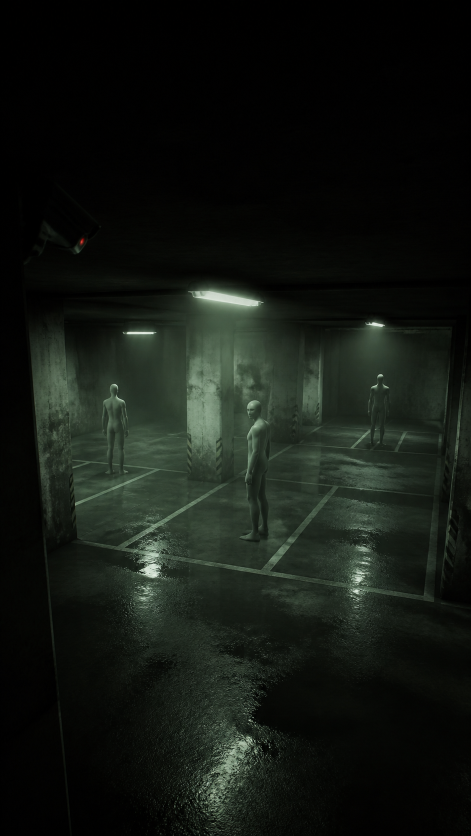
#> input picture assets/interactive/cctv-parking-entities.png, 941 x 1672 px (shown at 1/2 size)
$ python -i face_crop.py   (imports and definitions only)
#> lines starting #> are read from the running program, lines starting #| are printed output that depends on the picture
### src/kpop_automation/assets.py
from __future__ import annotations

import json
import math
import textwrap
from pathlib import Path
from typing import Any

from PIL import Image, ImageDraw, ImageFont


# [12 lines left out: function load_approved_assets, not called in this run]


def _font(size: int, bold: bool = False) -> ImageFont.FreeTypeFont | ImageFont.ImageFont:
    candidates = [
        Path("/usr/share/fonts/truetype/dejavu/DejaVuSans-Bold.ttf" if bold else "/usr/share/fonts/truetype/dejavu/DejaVuSans.ttf"),
        Path("C:/Windows/Fonts/arialbd.ttf" if bold else "C:/Windows/Fonts/arial.ttf"),
    ]
    for candidate in candidates:
        if candidate.is_file():
            return ImageFont.truetype(str(candidate), size)
    return ImageFont.load_default()


def _wrapped(text: str, width: int) -> str:
    return "\n".join(textwrap.wrap(" ".join(text.split()), width=width, break_long_words=False))


# [37 lines left out: function generate_cards, not called in this run]

### src/kpop_automation/face_crop.py
from __future__ import annotations

from pathlib import Path

from PIL import Image, ImageDraw, ImageFilter, ImageOps

from .assets import _font


def _face_center(image: Image.Image) -> tuple[float, float] | None:
    try:
        import cv2
        import numpy as np
        cascade = cv2.CascadeClassifier(cv2.data.haarcascades + "haarcascade_frontalface_default.xml")
        gray = cv2.cvtColor(np.asarray(image.convert("RGB")), cv2.COLOR_RGB2GRAY)
        faces = cascade.detectMultiScale(gray, scaleFactor=1.1, minNeighbors=5, minSize=(40, 40))
        if len(faces):
            x, y, w, h = max(faces, key=lambda item: item[2] * item[3])
            return (x + w / 2) / image.width, (y + h / 2) / image.height
    except (ImportError, OSError, ValueError):
        pass
    return None


def prepare_vertical(source: Path, destination: Path, variant: int = 0,
                     credit: str = "") -> dict[str, object]:
    """Face-prioritized portrait over a blurred fill; never remove an existing watermark."""
#> called with destination = 'out.png', variant = 0, credit = ''
    with Image.open(source) as opened:
#> opened is the input picture: PIL image 941x1672 RGB; mean R, G, B 19.4, 24.3, 18.8
        image = ImageOps.exif_transpose(opened).convert("RGB")
    width, height = 1080, 1920
    face = _face_center(image)
#> in _face_center, `faces = cascade.detectMultiScale(gray, scaleFactor=1.1, minNeighbors=5..`: faces = ()
    center_x, center_y = face or (0.5, 0.43)
#> center_x = 0.5; center_y = 0.43
    drift = (-0.06, 0.0, 0.06)[variant % 3]
    center_x = min(0.85, max(0.15, center_x + drift))
#> center_x = 0.44
    background = ImageOps.fit(image, (width, height), method=Image.Resampling.LANCZOS,
                              centering=(center_x, center_y)).filter(ImageFilter.GaussianBlur(46))
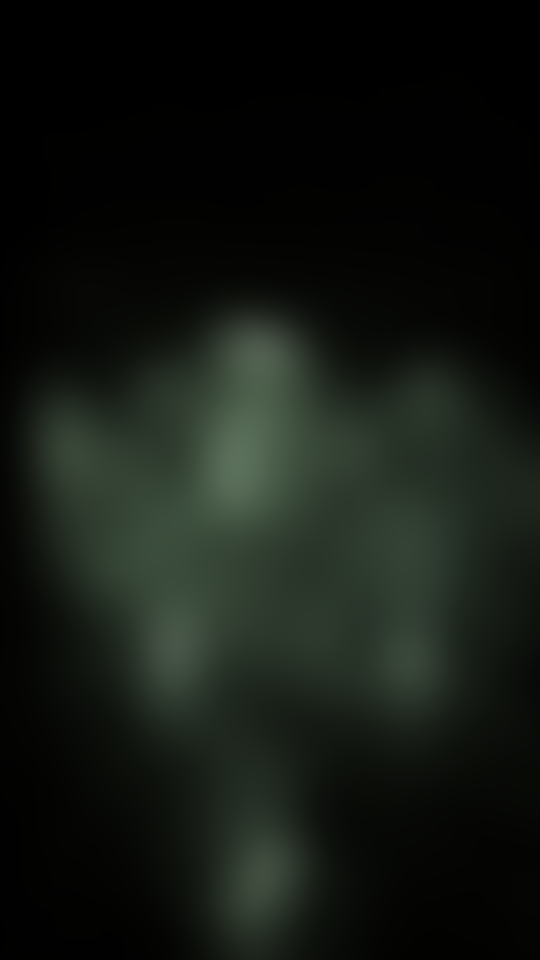
#> background: PIL image 1080x1920 RGB (shown at 1/2 size); mean R, G, B 19.3, 24.2, 18.7
    background = Image.blend(background, Image.new("RGB", (width, height), (8, 5, 18)), 0.43)
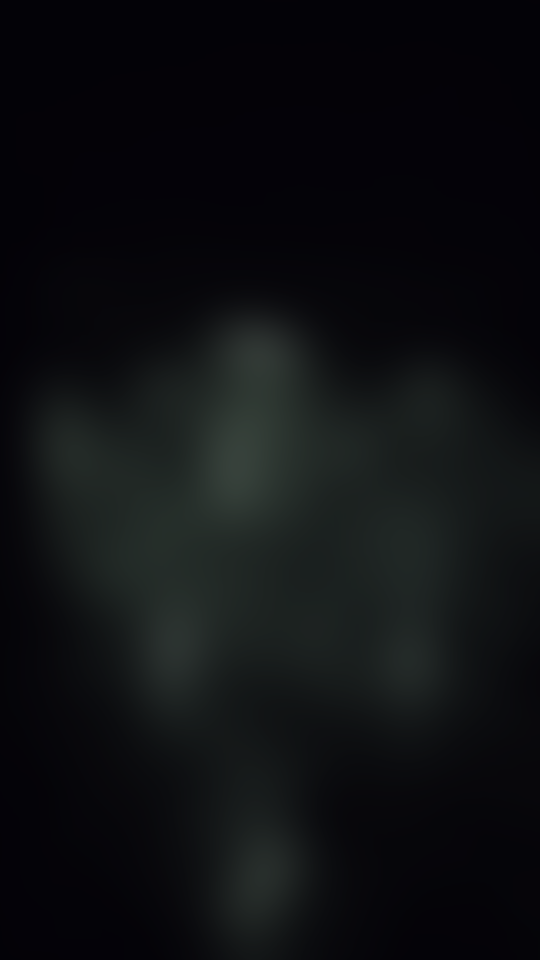
#> background: PIL image 1080x1920 RGB (shown at 1/2 size); mean R, G, B 14, 15.5, 17.9
    foreground = image.copy()
    foreground.thumbnail((1000, 1640), Image.Resampling.LANCZOS)
    x = max(40, min(width - foreground.width - 40, int(width * center_x - foreground.width / 2)))
#> x = 40
    y = max(165, min(1540 - foreground.height, int(775 - foreground.height * center_y)))
#> y = 165
    background.paste(foreground, (x, y))
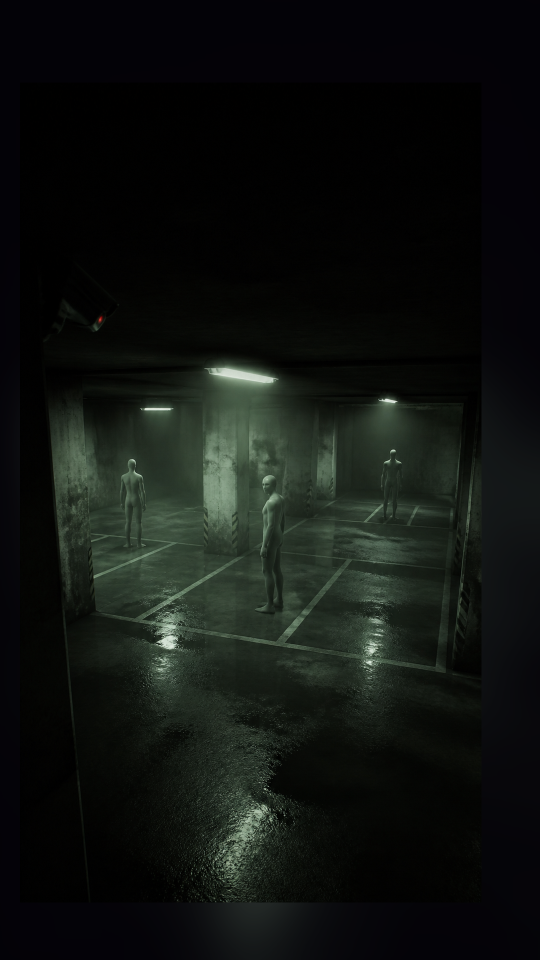
#> background: PIL image 1080x1920 RGB (shown at 1/2 size); mean R, G, B 15.9, 19.4, 16.5
    draw = ImageDraw.Draw(background, "RGBA")
    draw.rounded_rectangle((60, 1620, 1020, 1850), radius=30, fill=(8, 4, 20, 185))
    draw.text((540, 1700), "Lululala", anchor="mm", font=_font(45, True), fill="white")
    if credit:
        draw.text((540, 1790), "Source: " + credit[:45], anchor="mm", font=_font(25), fill=(235, 225, 245))
#> (the run stopped early here; a loop or call above may not have finished)

$ run again, on assets/interactive/haunted-bedroom.png
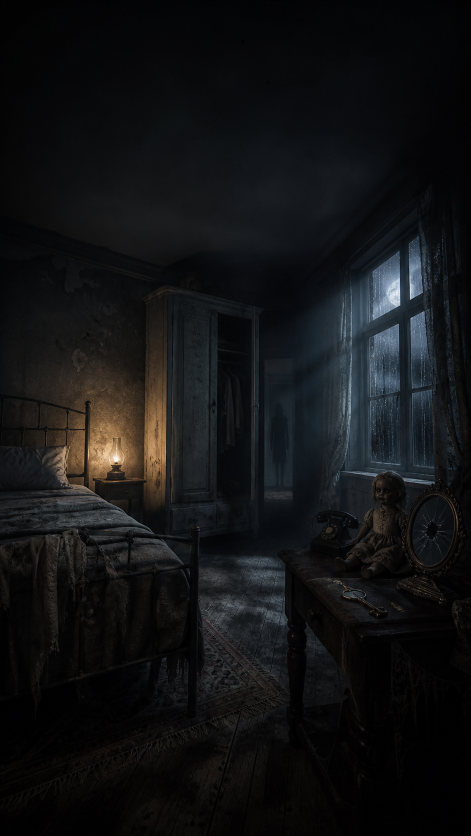
#> input picture assets/interactive/haunted-bedroom.png, 941 x 1672 px (shown at 1/2 size)
#> in prepare_vertical, opened is the input picture: PIL image 941x1672 RGB; mean R, G, B 18.5, 19.2, 20.3
#> in _face_center, `gray = cv2.cvtColor(np.asarray(image.convert("RGB")), cv2.COLOR_RGB2GR..`:
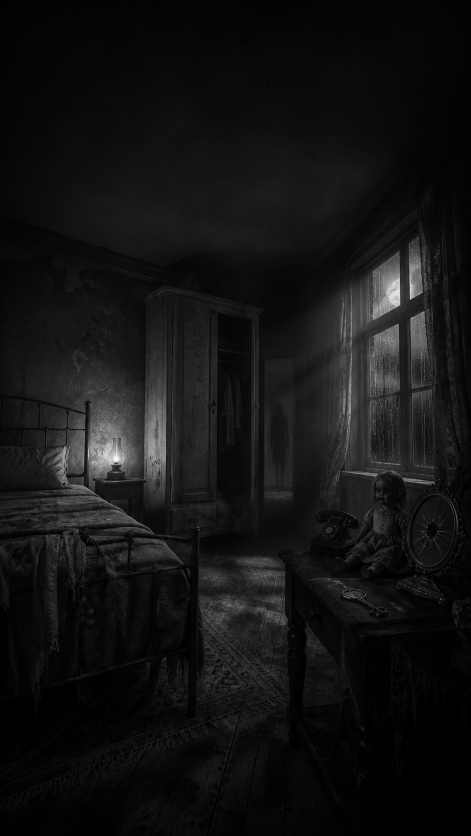
#> gray: shape (1672, 941) (shown at 1/2 size); min 0, max 252, mean 19.1
#> faces = ()
#> in prepare_vertical, `center_x, center_y = face or (0.5, 0.43)`: center_x = 0.5; center_y = 0.43
#> in prepare_vertical, `center_x = min(0.85, max(0.15, center_x + drift))`: center_x = 0.44
#> x = 40
#> y = 165
#> in prepare_vertical, `background.paste(foreground, (x, y))`:
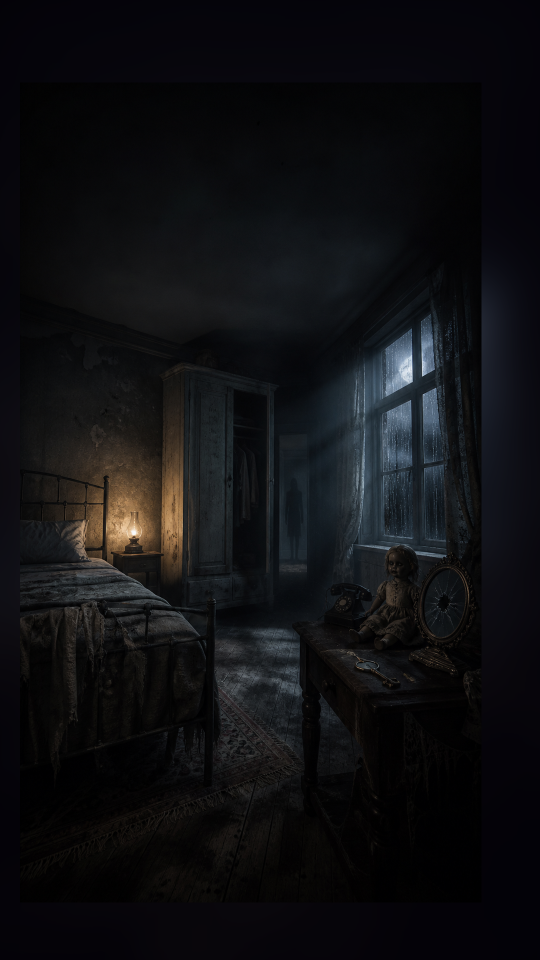
#> background: PIL image 1080x1920 RGB (shown at 1/2 size); mean R, G, B 15.5, 15.7, 18.2

$ run again, on assets/interactive/hospital-two-doors.png
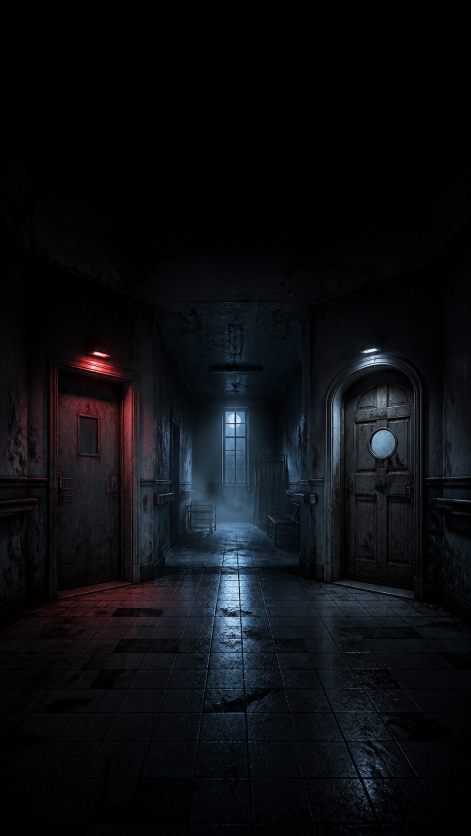
#> input picture assets/interactive/hospital-two-doors.png, 941 x 1672 px (shown at 1/2 size)
#> in prepare_vertical, opened is the input picture: PIL image 941x1672 RGB; mean R, G, B 12.1, 13.9, 17.3
#> in _face_center, `gray = cv2.cvtColor(np.asarray(image.convert("RGB")), cv2.COLOR_RGB2GR..`:
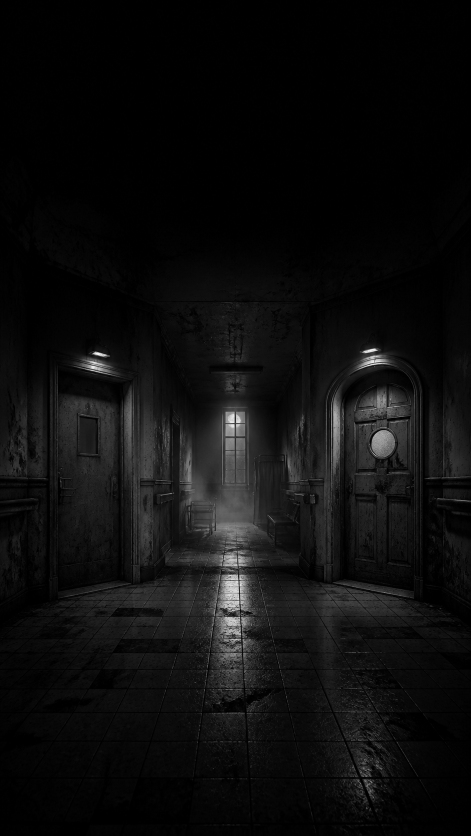
#> gray: shape (1672, 941) (shown at 1/2 size); min 0, max 255, mean 13.7
#> faces = ()
#> in prepare_vertical, `center_x, center_y = face or (0.5, 0.43)`: center_x = 0.5; center_y = 0.43
#> in prepare_vertical, `center_x = min(0.85, max(0.15, center_x + drift))`: center_x = 0.44
#> x = 40
#> y = 165
#> in prepare_vertical, `background.paste(foreground, (x, y))`:
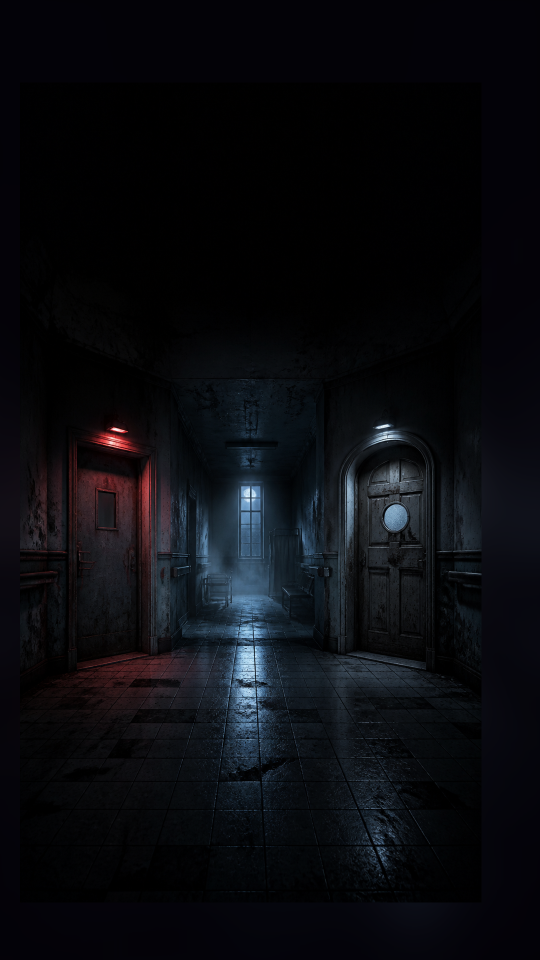
#> background: PIL image 1080x1920 RGB (shown at 1/2 size); mean R, G, B 10.2, 11.3, 15.4
